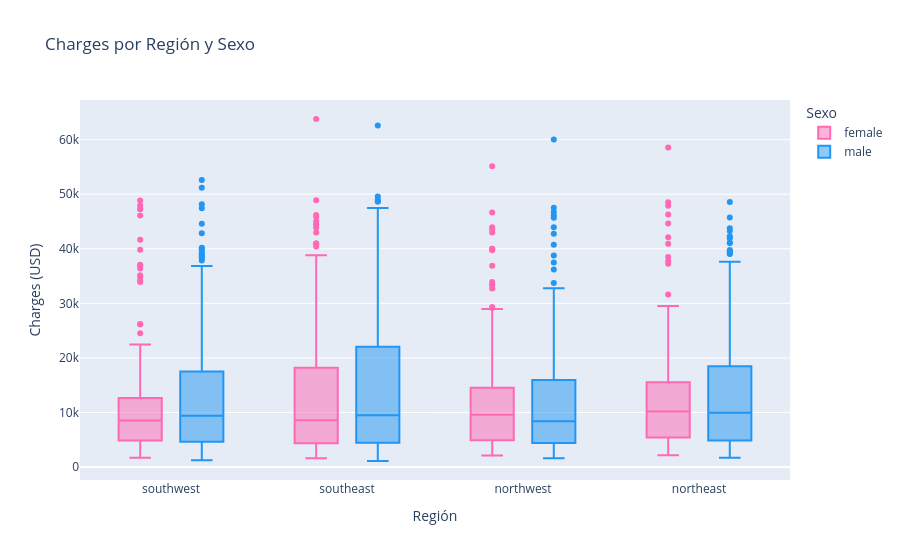

Notebook source saved alongside this figure:
### Code cell
# =============================================================================
# CELDA 7: EDA — Charges por región y sexo
# =============================================================================
# Verificamos si hay diferencias geográficas o de género en los costos.
# Esto ayuda a decidir si estas variables son predictores relevantes.

fig = px.box(df, x='region', y='charges', color='sex',
             title='Charges por Región y Sexo',
             labels={'region': 'Región', 'charges': 'Charges (USD)', 'sex': 'Sexo'},
             color_discrete_map={'male': '#2196F3', 'female': '#FF69B4'})
fig.show()

print("Análisis:")
print("- Las diferencias por región son pequeñas (southeast tiene media ligeramente más alta)")
print("- Las diferencias por sexo son mínimas en todos los casos")
print("- Esto sugiere que región y sexo tendrán menor peso en el modelo")

### Figure 1 — Plotly figure (JSON) as saved in the notebook; plotly's stock layout.template omitted (floating-point values rounded to 4 significant figures; data arrays with more than 128 entries replaced by an {"elided": "..."} marker saying what was removed)
{"data": [{"alignmentgroup": "True", "hovertemplate": "Sexo=female<br>Región=%{x}<br>Charges (USD)=%{y}<extra></extra>", "legendgroup": "female", "marker": {"color": "#FF69B4"}, "name": "female", "notched": false, "offsetgroup": "female", "orientation": "v", "showlegend": true, "type": "box", "x": {"elided": "662 str values"}, "x0": " ", "xaxis": "x", "y": {"elided": "662 float values"}, "y0": " ", "yaxis": "y"}, {"alignmentgroup": "True", "hovertemplate": "Sexo=male<br>Región=%{x}<br>Charges (USD)=%{y}<extra></extra>", "legendgroup": "male", "marker": {"color": "#2196F3"}, "name": "male", "notched": false, "offsetgroup": "male", "orientation": "v", "showlegend": true, "type": "box", "x": {"elided": "676 str values"}, "x0": " ", "xaxis": "x", "y": {"elided": "676 float values"}, "y0": " ", "yaxis": "y"}], "layout": {"boxmode": "group", "legend": {"title": {"text": "Sexo"}, "tracegroupgap": 0}, "title": {"text": "Charges por Región y Sexo"}, "xaxis": {"anchor": "y", "domain": [0, 1], "title": {"text": "Región"}}, "yaxis": {"anchor": "x", "domain": [0, 1], "title": {"text": "Charges (USD)"}}}}
